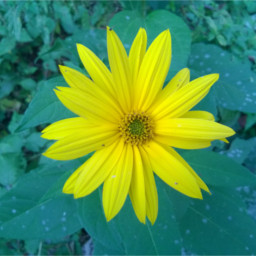
%> input picture cviko5/kytka256.jpg, 256 x 256 px
$ octave cv5.m   (GNU Octave 9; MATLAB toolbox functions it lacks are replaced by stand-ins)
%> lines starting %> are read from the running program, lines starting %| are printed output that depends on the picture; in (x1, y1, x2, y2) boxes, pixels count from 0 and x2, y2 are one past the last pixel; in counts of white or black regions, pixels touching at a corner belong together; the program's own positions count from 1
addpath('imgs\');
A = imread("kytka256.jpg");
%> A is the input picture: size 256x256x3 uint8; mean R, G, B 83.4, 144.8, 79.2
Ag = rgb2gray(A);
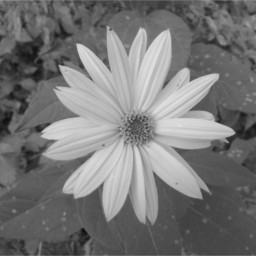
%> Ag: size 256x256 uint8; min 14, max 226, mean 119
th = graythresh(Ag);
%> th = 0.537
%Th = multithresh(Ag,N);
Ab = imbinarize(Ag,th);
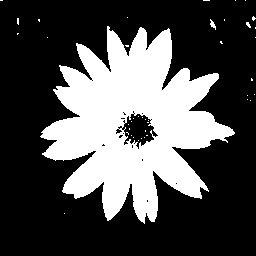
%> Ab: size 256x256 logical; 31% white; 41 white regions (39 under 20 px), largest, box (x1, y1, x2, y2) and area: (40, 26, 235, 224) 20184, (210, 19, 216, 30) 31
imshow(Ab);
%%
for i = 1:1:10
indx=kmeans(double(Ag(:)),i); %shlukovaci algoritmus
Ar=reshape(indx, size(Ag));
imshow(Ar, []);
pause(0.1)
end
%> this loop made 10 passes
%> pass 3, `Ar=reshape(indx, size(Ag));`:
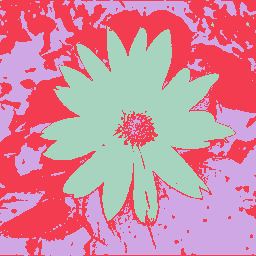
%> Ar: size 256x256 double; 3 distinct labels, from 1 to 3; one colour per label, 0 black
%%
Ah=rgb2hsv(A);
%> Ah: size 256x256x3 double; mean H, S, V 0.388, 0.823, 0.58
%subplot 131
imshow(Ah(:,:,1));
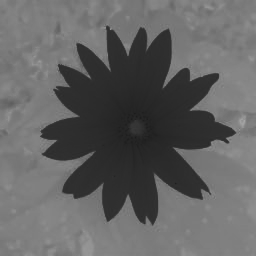
%> displayed picture: size 256x256, on the screen's scale of 0 to 255; min 27, max 165, mean 99.1
% subplot 132
% imshow(Ah(:,:,2));
% subplot 133
% imshow(Ah(:,:,3));
%%
A2=A;
H = Ah(:,:,1);
th2= graythresh(double(H));
%> th2 = 0.333
Hb = imbinarize(H,th2);
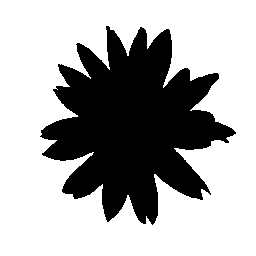
%> Hb: size 256x256 logical; 67.3% white; 1 black region, box (x1, y1, x2, y2) and area: (40, 26, 236, 225) 21399
Hb3=cat(3,Hb,Hb,Hb);
%> Hb3: size 256x256x3 logical; mean H, S, V 0.673, 0.673, 0.673
Ag3=cat(3,Ag,Ag,Ag);
A2(Hb3)=Ag3(Hb3);
%> A2: size 256x256x3 uint8; mean H, S, V 124.1, 127, 64.2
imshow(A2);
%%
%colorThresholder
%> (the run ends here)
